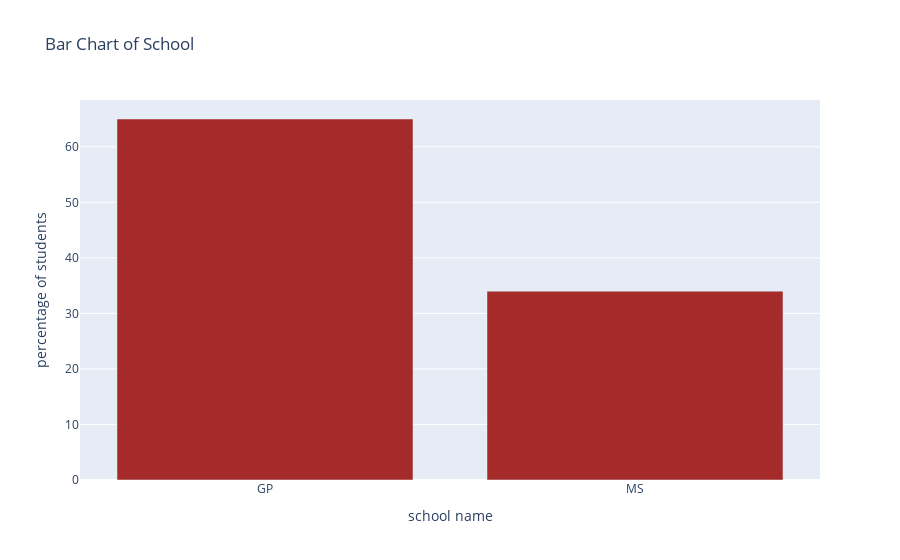

The code cell stored with this chart in its notebook:
### Code cell
# Create bar chart figure
col_values = df[df_coloumns[0]].value_counts()
col_values = (col_values*100)//df.shape[0]
col_groups = col_values.index
fig = go.Figure(go.Bar(
    x= col_groups,
    y=col_values,
    marker_color="brown"
))

# Set overall title and axes labels
fig.update_layout(
    title_text=f'Bar Chart of {df_coloumns[0]}',
    xaxis_title='school name',
    yaxis_title='percentage of students',
)

# Style subplot
fig.update_layout(
    hovermode='x',  # Enable hover interaction
)

fig.show()

### Figure 1 — Plotly figure (JSON) as saved in the notebook; plotly's stock layout.template omitted (floating-point values rounded to 4 significant figures)
{"data": [{"marker": {"color": "brown"}, "type": "bar", "x": ["GP", "MS"], "y": [65, 34]}], "layout": {"hovermode": "x", "title": {"text": "Bar Chart of School"}, "xaxis": {"title": {"text": "school name"}}, "yaxis": {"title": {"text": "percentage of students"}}}}
